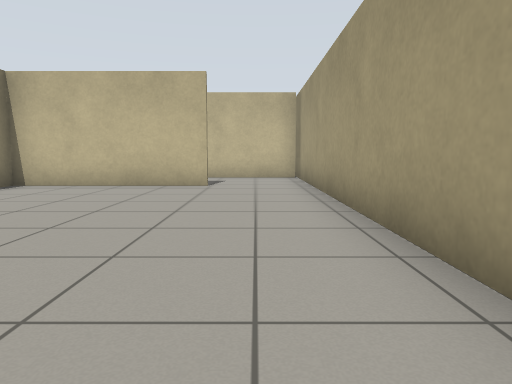
view 1 (above)

24 first-person views from a walk through a Gazebo world. The camera is 0.72 m above the floor, tilts 6° down and sees 70° across. The floor is counted in squares, 1 m on a side. Each view is taken from the middle of a square. On the plan, view 1 faces up. The plan holds only what a view shows up to about 11 squares ahead; the rest is blank.

view 2
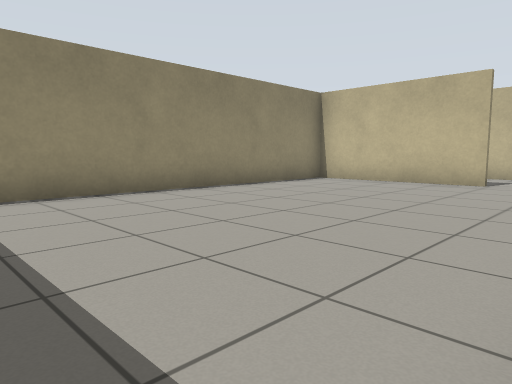

view 3
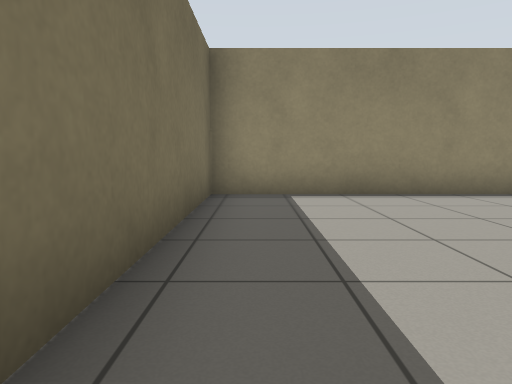

view 4
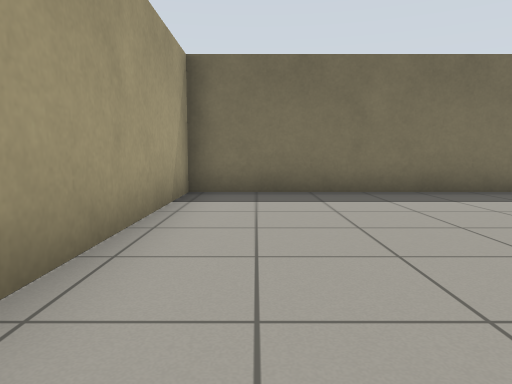

view 5
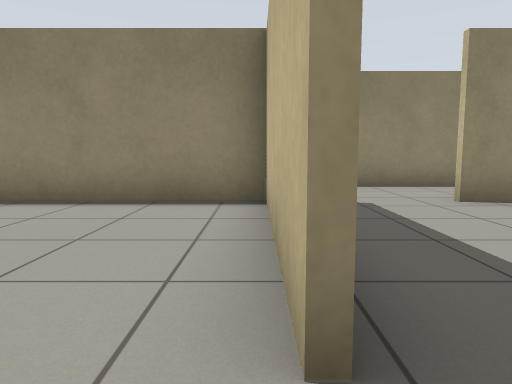

view 6
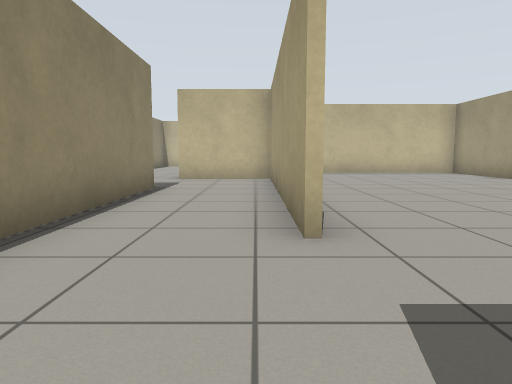

view 7
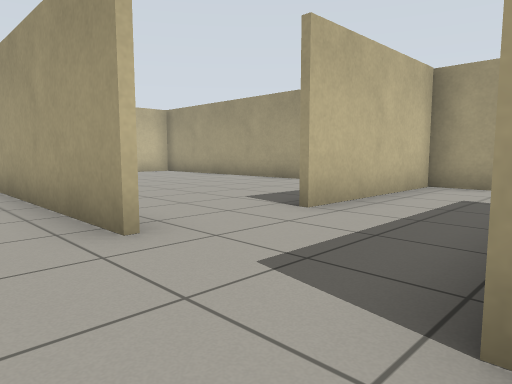

view 8
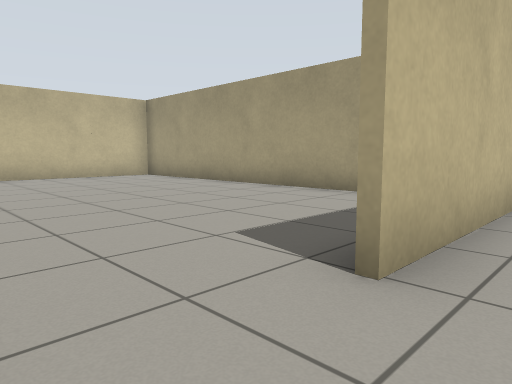

view 9
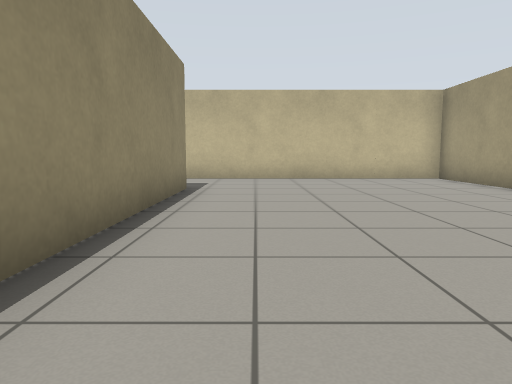

view 10
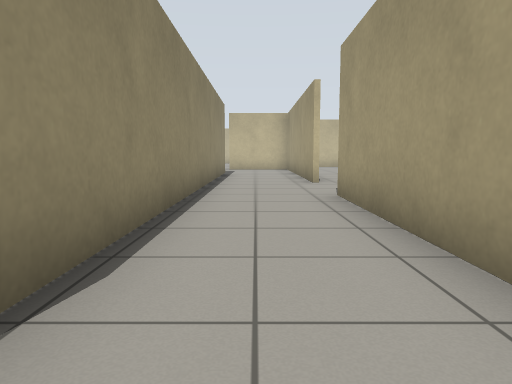

view 11
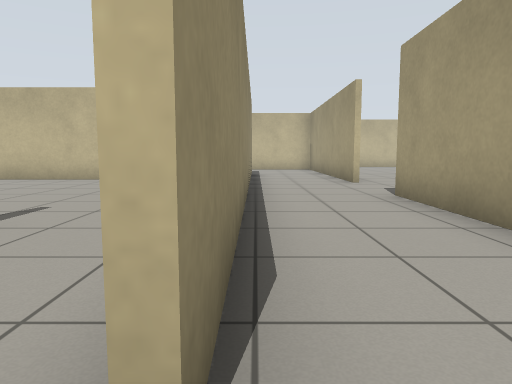

view 12
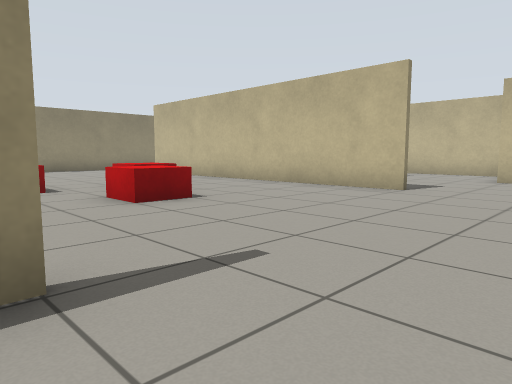

view 13
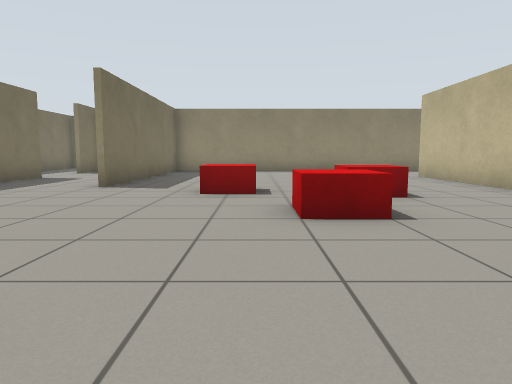

view 14
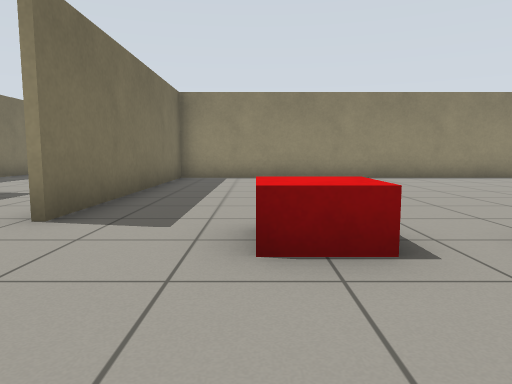

view 15
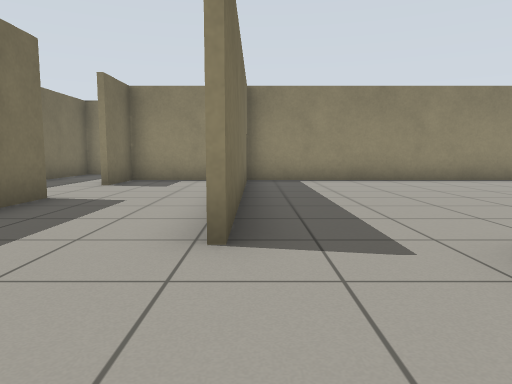

view 16
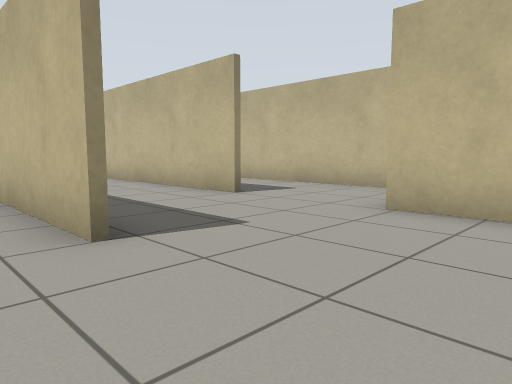

view 17
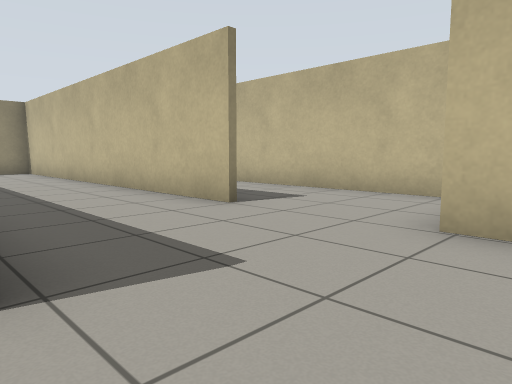

view 18
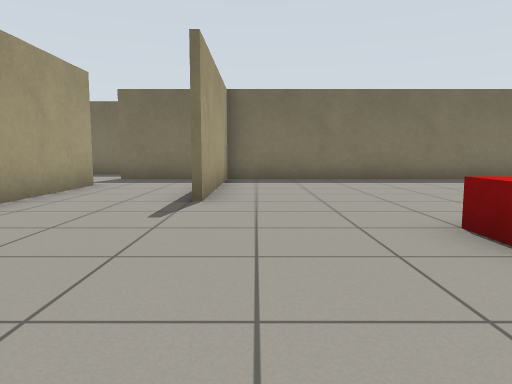

view 19
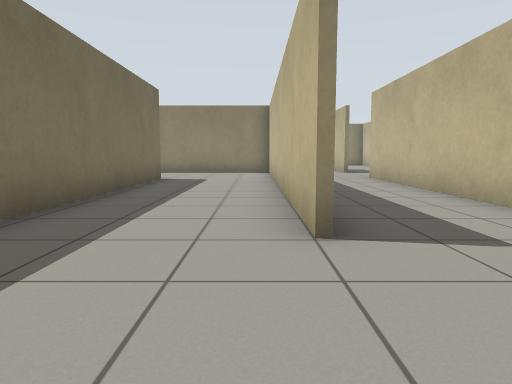

view 20
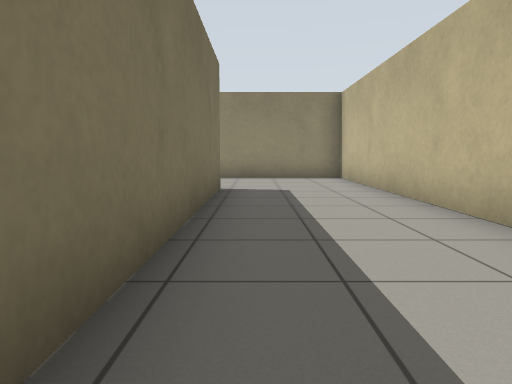

view 21
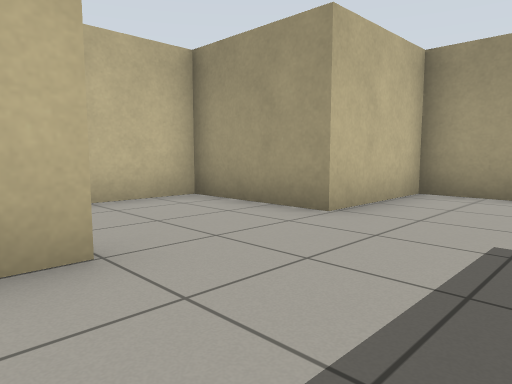

view 22
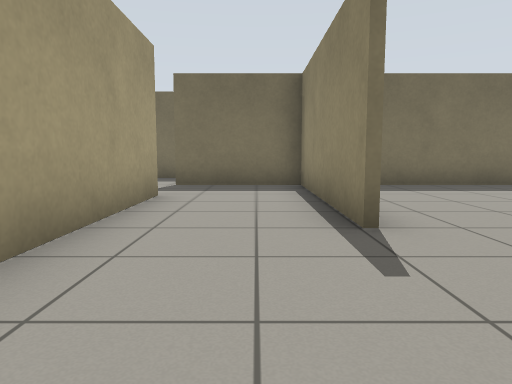

view 23
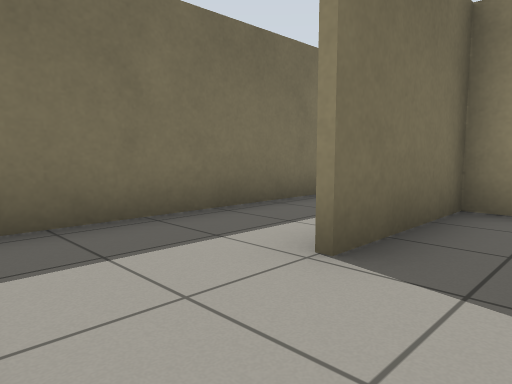

view 24
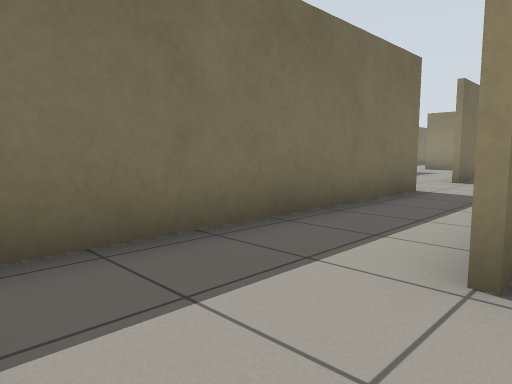

### Floor plan
Key: @ floor where view 1 was taken; # wall or solid block; . floor; B red box.
Columns run from 26 left of view 1 to 2 right of it. Each row starts with its distance up from view 1.
 22                     #########
 21                     ........#
 20                     ........#
 19     ############ .####......#
 18     ...........# ....#......#
 17      ..........#  ...#......#
 16  ###########...####..#......#
 15  #................#..#......#
 14  #................#..#......#
 13  #................#..#......
 12  #...#########....#..#....
 11  #................#..#.######
 10  #............... #.........#
  9  #.......BB...... #.........#
  8  #.........BB.....#..####...#
  7  #.......B........#..#......#
  6  #.......B........#..#......#
  5  #.............#..#..#......#
  4  ########......#..#..#......#
  3  #.............#..#..#......#
  2  #.............#.....#......#
  1  ##...############...#......#
  0  .....        .......#....@.#
 -1 ....       ..........#......#
 -2 ##       ##..################
 -3          ..

Where each view was taken, in squares from view 1:
view 1: 0 up, 0 right, facing up
view 2: 1 down, 1 right, facing up-left
view 3: 1 down, 1 right, facing left
view 4: 5 up, 0 right, facing down
view 5: 8 up, 0 right, facing left
view 6: 8 up, 6 left, facing up
view 7: 8 up, 7 left, facing up-right
view 8: 10 up, 5 left, facing up-right
view 9: 11 up, 4 left, facing up
view 10: 2 up, 7 left, facing up
view 11: 2 up, 8 left, facing up
view 12: 5 up, 9 left, facing up-left
view 13: 7 up, 10 left, facing left
view 14: 6 up, 14 left, facing left
view 15: 4 up, 15 left, facing left
view 16: 11 up, 9 left, facing up-left
view 17: 12 up, 10 left, facing up-left
view 18: 11 up, 12 left, facing down
view 19: 15 up, 11 left, facing left
view 20: 13 up, 14 left, facing left
view 21: 13 up, 15 left, facing up-right
view 22: 9 up, 10 left, facing down
view 23: 2 up, 6 left, facing down-left
view 24: 1 up, 6 left, facing down-left
